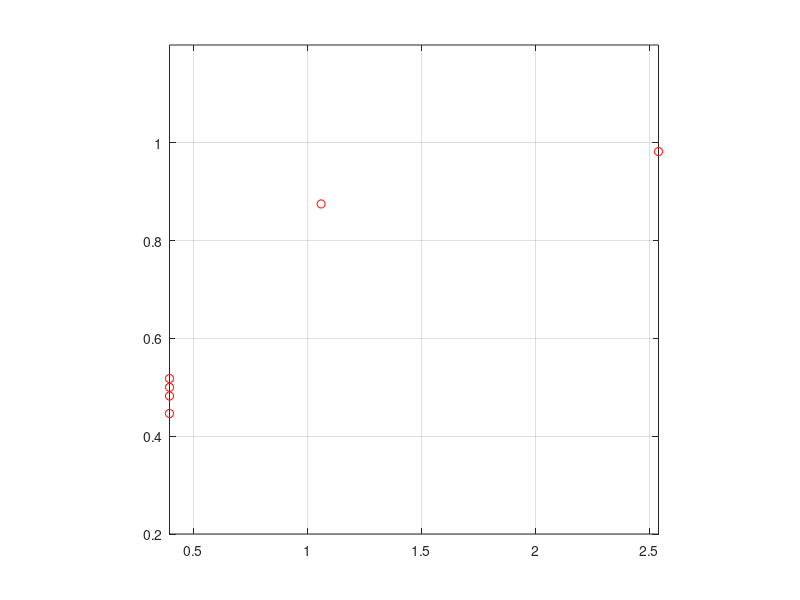

MATLAB code for this plot: (Note: this script raises an error after producing the figure.)
% Description : Non Parametric fit of the Percentage of correct response from the study of Schenkman and Nilson (2010,2011) as a function of Pitch Strength
%             : The script also computes the threshold value of Pitch Strength for which the Percentage of correct response is in between 0.73 and 0.75
% Author      : Vijay Kiran Gidla (joy4u18@gmail.com)

clc;
clear all;
close all;

%% DATA

%% Blind percentage of correct

%Conference

bpc_5_conf=round(([9.71 9.18 5.4 5.15 5.2 4.96]./10)*56);
bpc_50_conf=round(([9.83 9.4 6.19 4.88 4.74 4.89]./10)*56);
bpc_500_conf=round(([9.71 9.98 8.94 4.68 5.23 4.7]./10)*56);

%Anechoic

bpc_5_anc=round(([9.79 8.81 5.14 4.39 4.78 5.04]./10)*56);
bpc_50_anc=round(([9.65 9.75 4.98 4.73 4.73 4.71]./10)*56);
bpc_500_anc=round(([9.67 9.94 5.18 4.98 5.56 5.08]./10)*56);

B_AC=[bpc_5_anc;bpc_50_anc;bpc_500_anc;bpc_5_conf;bpc_50_conf;bpc_500_conf];


% Lecture room

bpc_5_lec=round([0.6101 0.5373 ]*56);
% bpc_5_2c_lec=round([0.6607 0.5923]*56);
% bpc_5_4c_lec=round([0.6161 0.5759]*56);
% bpc_5_8c_lec=round([0.7188 0.6101]*56);
% bpc_5_16c_lec=round([0.7470 0.6315]*56);
% bpc_5_32c_lec=round([0.7560 0.6533]*56);
% bpc_5_64c_lec=round([0.7664 0.5391]*56);
bpc_500_lec=round([0.8080 0.5893]*56);

B_L=[bpc_5_lec; bpc_500_lec];


%%  Sighted Percentage of correct


%Conference


spc_5_conf=round(([8.48 7.65 5.86 4.95 4.74 4.8]./10)*56);
spc_50_conf=round(([9.39 8.18 5.81 4.89 4.75 5.08]./10)*56);
spc_500_conf=round(([9.67 9.85 7.12 4.96 4.98 4.98]./10)*56);

%Anechoic

spc_5_anc=round(([9.05 8.15 5.32 4.5 4.75 5.19]./10)*56);
spc_50_anc=round(([9.35 9.23 5.4 5.18 5 4.62]./10)*56);
spc_500_anc=round(([9.74 9.8 4.86 4.78 4.61 4.67]./10)*56);


S_AC=[spc_5_anc; spc_50_anc; spc_500_anc ; spc_5_conf ; spc_50_conf ; spc_500_conf];

% Lecture room

spc_5_lec=round([0.5508]*56);
% spc_5_2c_lec=round([0.5137]*56);
% spc_5_4c_lec=round([0.5467]*56);
% spc_5_8c_lec=round([0.5707]*56);
% spc_5_16c_lec=round([0.6174]*56);
% spc_5_32c_lec=round([0.6921]*56);
% spc_5_64c_lec=round([0.6456]*56);
spc_500_lec=round([0.6209]*56);

S_L=[spc_5_lec; spc_500_lec];




%% Plot of the DATA
%%  Anechoic
Pitch_strength_mean_A_005_mean=[2.54 1.06 0.395 0.395 0.395 0.395];

Pitch_strength_mean_A_050_mean=[4.17   1.67 0.46 0.46 0.46 0.46];

Pitch_strength_mean_A_500_mean=[4.75 2.44 0.74 0.74 0.74 0.74];



%%  Conference

Pitch_strength_mean_C_005_mean=[9.65 2.43 0.85 0.79 0.79 0.79];

Pitch_strength_mean_C_050_mean=[6.59 2.22 0.54 0.54 0.54 0.54];

Pitch_strength_mean_C_500_mean=[7.74 2.91 1.35 0.87 0.87 0.87];


PS_AC=[Pitch_strength_mean_A_005_mean;Pitch_strength_mean_A_050_mean;Pitch_strength_mean_A_500_mean;Pitch_strength_mean_C_005_mean;...
    Pitch_strength_mean_C_050_mean;Pitch_strength_mean_C_500_mean];

%% Lecture

Pitch_strength_mean_L_005_mean=[0.29  0.28];


Pitch_strength_mean_L_500_mean=[1.36 1.42];

PS_L=[Pitch_strength_mean_L_005_mean;Pitch_strength_mean_L_500_mean];

%% Plot of the DATA


m=[56 56 56  56 56 56]';
% m=m(1:3);							% VJ2015 : I did not analyse the recordings at 300 to 500 cm for pitch as they did not contain anay information so wanted to fit 3 values but later realized that this does not make any difference

% x=[100 150]';
% m=[56 56]';

for i=1:size(B_AC,1)
    
    
    x=PS_AC(i,:)';
%     x=x(1:3);
    
    r=B_AC(i,:)';
%     r=r(1:3);
    
    x=flipud(x);
    r=flipud(r);
    
    
    
    figure(i);
    plot( x, r ./ m, 'ro');
    axis([min(x) max(x) 0.2 1.2]);
    axis square;
    hold on;
    grid on;
    
    numxfit = 499;                                  % Number of new points to be generated minus 1
    xfit = [min(x):(max(x)-min(x))/numxfit:max( x ) ]';
    
    %% LSfit
    
    if(length(x)>2)
        
        guessing=0;
        lapsing=0;
        
        temp=diff(x);
        bwd_min = min(temp(temp>0));
		
        %         if(isempty(bwd_min))
        %             bwd_min=min(abs(temp));    %VJ 2015
        %         end
		
        bwd_max = max( x ) - min( x );
		
        %         if(bwd_min == bwd_max)
        %             bwd_min=1;                 %VJ2015
        %         end
		
% Switch between cross-validated or bootstrap by manually uncommenting the corresponding lines
        bwd = bandwidth_cross_validation( r, m, x, [ bwd_min, bwd_max ],'logit',guessing,lapsing,2,1,'normpdf',100,1e-6);        
%          bwd= bandwidth_bootstrap(r, m, x, [ bwd_min, bwd_max ],30,[],'logit',guessing,lapsing,2,1,'normpdf',100,1e-6);
      
     	hhh(:,i)=bwd;
        bwd = bwd(3); % choose the third estimate, which is based on cross-validated deviance
        pfit = locglmfit( xfit, r, m, x, bwd,'logit',guessing,lapsing,2,1,'normpdf',100,1e-6);
        plot( xfit, pfit, 'b','linewidth',2 );  % Plot the fitted curve
        
         z_2(i)=mean(xfit(pfit>=0.73&pfit<=0.76));

        
        %         h1=legend('Mean proportion of correct','logisitc fit','Local linear fit');
        %         set(h1,'location','best');
        xlabel('Pitch strength (autocorrelation index)');
        ylabel('Proportion of correct responses');
        
    else
        
        h1=legend('Mean proportion of correct','logistic fit');
        set(h1,'location','best');
        xlabel('Pitch strength (autocorrelation index)');
        ylabel('Proportion of correct responses');
    end
    
end

sprintf('%.2f ',z_2)
